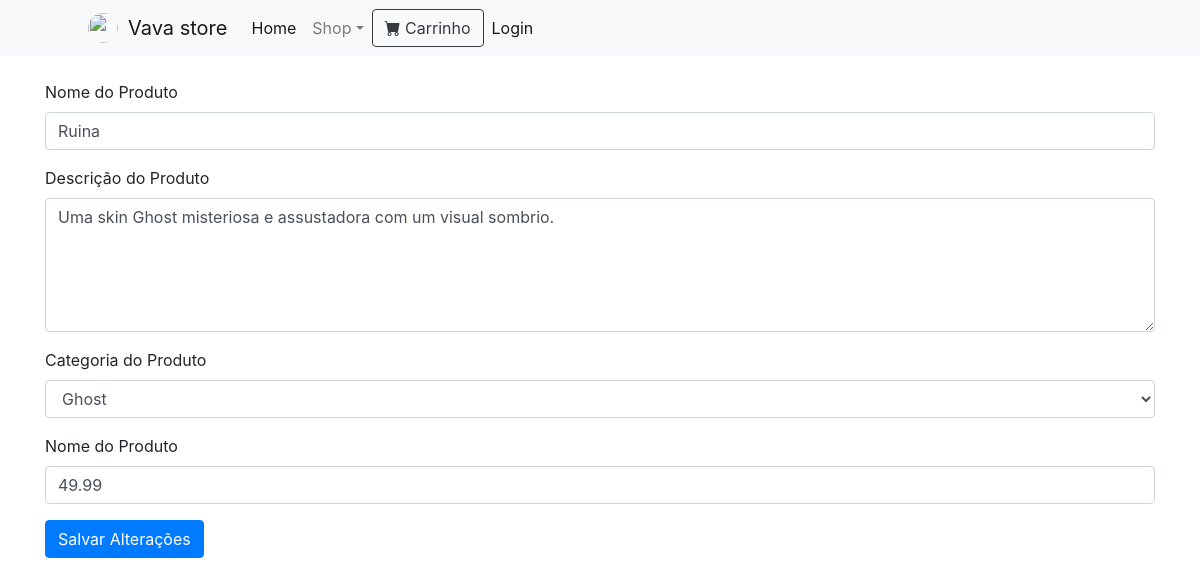
The page /produtos/editar-produto.php?id=1 on the database its author committed.
### tables this page shows
CREATE TABLE produtos (
		id INT AUTO_INCREMENT PRIMARY KEY,
		nome VARCHAR(255) NOT NULL,
		descricao TEXT,
		categoria VARCHAR(100),
		preco DECIMAL(10, 2),
		disponibilidade VARCHAR(50)
	);

### produtos/editar-produto.php (the view, shortened to what this page needs)
<?php
require "../inc/conexao.php";
require "../inc/navbar.php";
if (isset($_GET["id"])) {
    $produtoToEdit = $_GET["id"];
} else {
}
if (isset($produtoToEdit)) {
    $query = "SELECT * FROM produtos WHERE id = $produtoToEdit";
    $resultado = mysqli_query($conn, $query);
    if ($resultado) {
        $produto = mysqli_fetch_assoc($resultado);
    } else {
        echo "Erro na consulta: " . mysqli_error($conexao);
    }
}
?>
<!DOCTYPE html>
<html lang="en">
<body>
<div class="container">
    <form action="editar-produto-processar.php" class="my-4" method="POST">
        <div class="form-group">
            <label for="name">Nome do Produto</label>
            <input type="text" name="name" class="form-control" value="<?php echo $produto['nome']; ?>">
        </div>
        <div class="form-group">
            <label for="descricao">Descrição do Produto</label>
            <textarea name="descricao" class="form-control" rows="5"><?php echo $produto['descricao']; ?></textarea>
        </div>
        <div class="form-group">
            <label for="categoria">Categoria do Produto</label>
            <select name="categoria" class="form-control">
                <option value="ghost" <?php echo ($produto['categoria'] === 'ghost') ? 'selected' : ''; ?>>Ghost</option>
            </select>
        </div>
        <div class="form-group">
            <label for="name">Nome do Produto</label>
            <input type="number" name="preco" class="form-control" value="<?php echo $produto['preco']; ?>">
        </div>
        <button type="submit" class="btn btn-primary">Salvar Alterações</button>
    </form>
</div>
</body>
</html>

### rows shown on the page
produtos: name "Ruina", descricao "Uma skin Ghost misteriosa e assustadora com um visual sombrio.", categoria "Ghost", preco "49.99"
